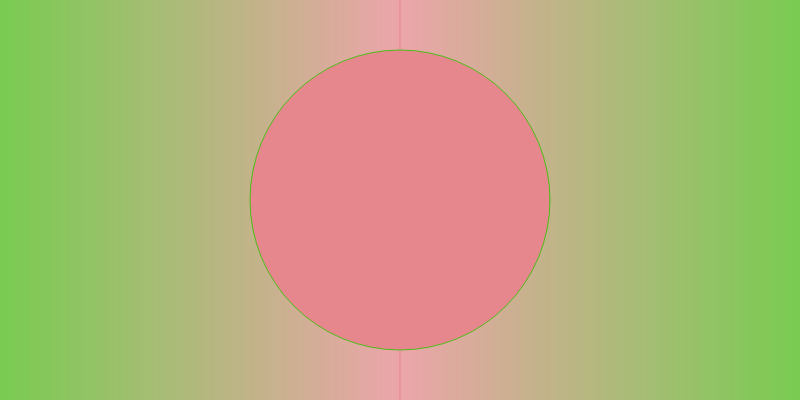
Frame 1 (no input)
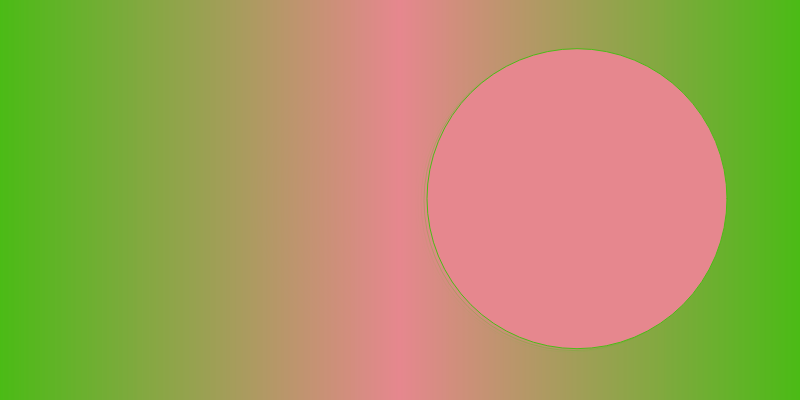
Frame 60 (no input)
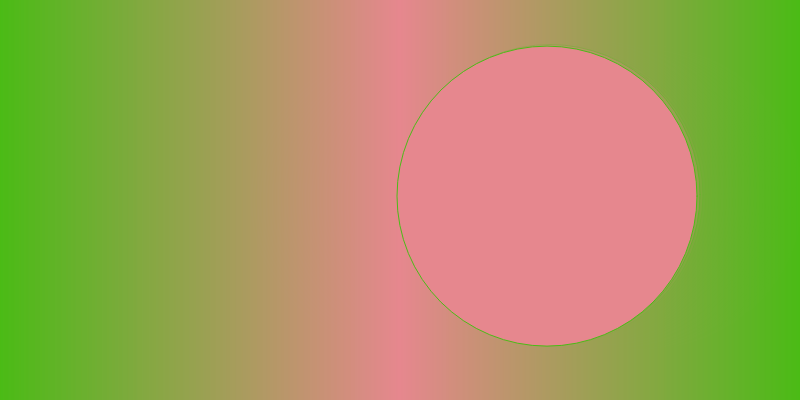
Frame 120 (the mouse pressed at the canvas centre since frame 60)

The p5.js sketch that drew these frames (run headless with seeded random() and noise() and a simulated clock; from frame 60 on, the mouse is pressed at the canvas centre):

// p5.js sketch
// ── sketch.js
let x, y; //postion variable

const X_AXIS = 2; //gradient constant

let b1, b2;   //gradient variable

let direction = 1; // direction variable

let xspeed = 3; // Speed variable




function setup() {
  createCanvas(800, 400);

  b1 = color(76, 187, 23);
  b2 = color(230, 135, 142);
  // Starts in the middle
  x = width / 2;
  y = height / 2;

  frameRate(30);

  // Set the starting position of the shape
  xpos = width / 2;
  ypos = height / 2;
}

function draw() {
  setGradient(0, 0, width / 2, height, b1, b2, 2);
  setGradient(width / 2, 0, width / 2, height, b2, b1, 2);

  // Draw a circle

  fill(230, 135, 142);
  ellipse(x, y, 300, 300);

  // Jiggling randomly on the horizontal axis
  y = y + random(-2, 2);
  // Moving at a constant speed
  x += xspeed * direction;

  // Bounce
  if (x > 650 || x < 150) {
    direction *= -1;
  }
}
// background gradient
function setGradient(x, y, w, h, c1, c2, axis) {
  noFill();

  if (axis === X_AXIS) {
    // Left → Right
    for (let i = x; i <= x + w; i++) {
      let inter = map(i, x, x + w, 0, 1);
      let c = lerpColor(c1, c2, inter);
      stroke(c);
      line(i, y, i, y + h);
    }
  }
}
